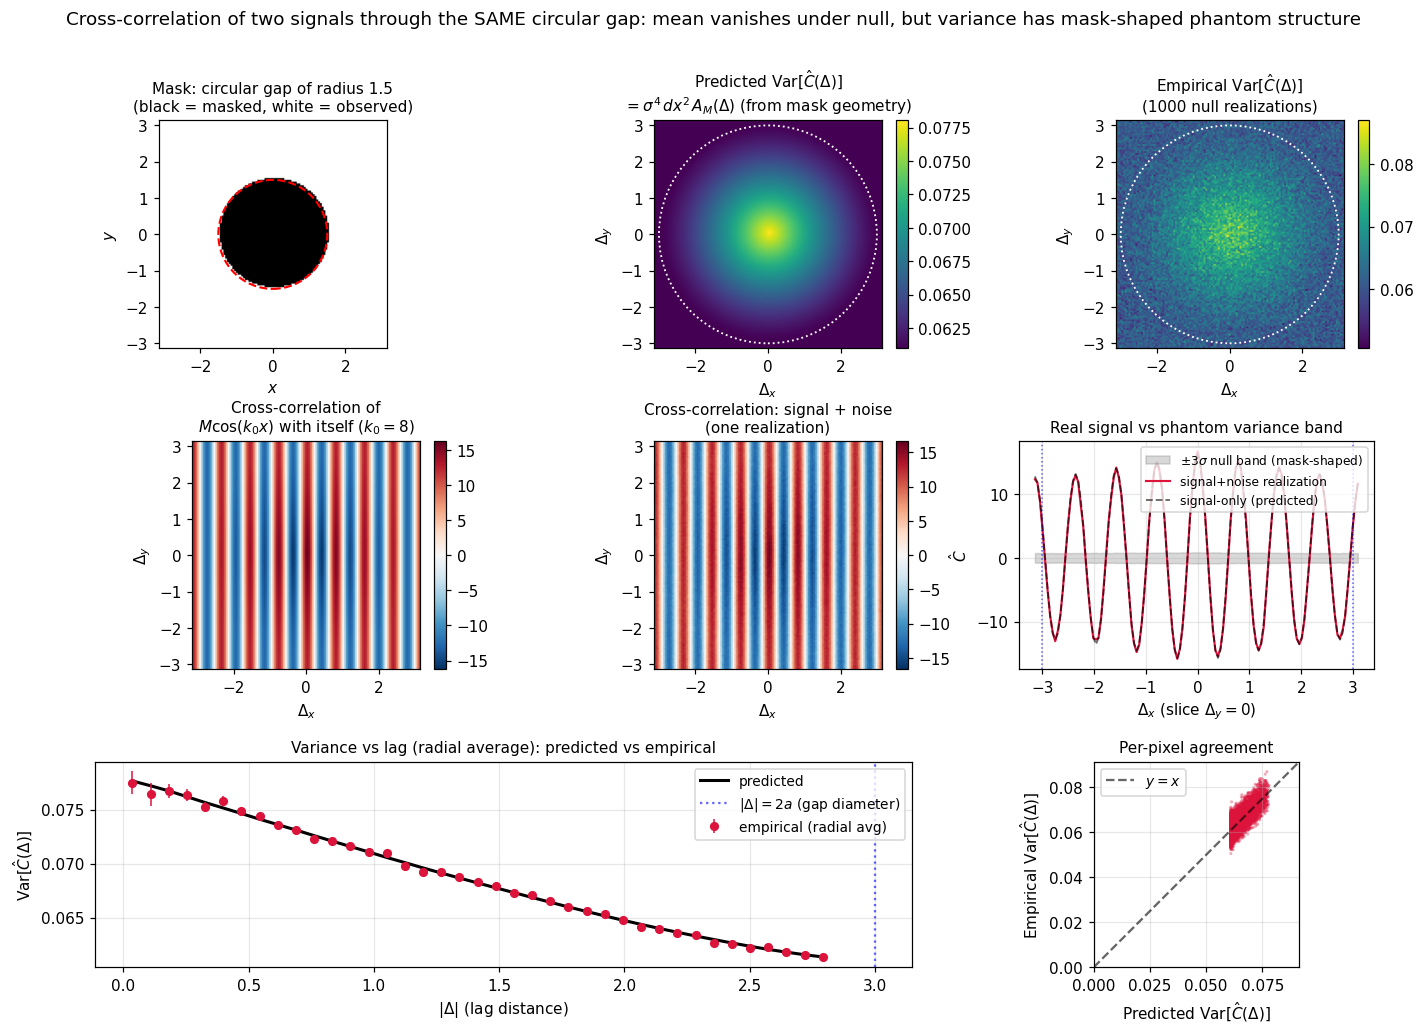

Recreate this plot in Python.
"""
Cross-correlation of two signals through the same circular gap.

This is the 2D version of the §6 common-mask regime in
common_mask_correlation.md. Setup matches the scattering doc:
    - 2D periodic domain [-pi, pi]^2
    - Circular gap, same as in scattering_analogy.ipynb
    - Two INDEPENDENT noise fields y^(1), y^(2), both observed through
      the SAME circular gap.

Compute the spatial cross-correlation
    Chat(Delta) = integral M(x) y1(x) M(x+Delta) y2(x+Delta) dx
as a function of 2D lag Delta = (Delta_x, Delta_y).

Under the NULL (independent fields, no coherent source):
    E[Chat(Delta)] = 0
    Var[Chat(Delta)] = sigma^4 * dx^2 * A_M(Delta)
where A_M(Delta) = integral M(x) M(x+Delta) dx is the 2D mask
autocorrelation.

Even though no real signal is present, the cross-correlation has a
non-uniform variance pattern shaped by the GEOMETRY OF THE GAP. An
analyst applying a uniform threshold across spatial lags will see
preferential triggering at small lags, where A_M is largest. This is
the second-moment phantom in 2D: a STRUCTURED noise pattern that mimics
a coherent source.

For comparison, we also show what a real coherent source looks like
on top of this null pattern.

Output: mf_crosscorr_common_mask.png
"""

import os
import numpy as np
import matplotlib.pyplot as plt
from matplotlib.patches import Circle

OUTPUT_DIR = '/mnt/user-data/outputs'
np.random.seed(42)

# ============================================================
# 2D SETUP (matching scattering_analogy.ipynb)
# ============================================================

N = 128
L = 2 * np.pi
dx = L / N
x = np.linspace(-L/2, L/2, N, endpoint=False)
y = np.linspace(-L/2, L/2, N, endpoint=False)
X, Y = np.meshgrid(x, y, indexing='ij')

# Circular gap
gap_radius = 1.5      # larger gap so the variance pattern is clearly visible
                      # (~18% of domain area; A_M ratio ~ 1.3)
in_gap = X**2 + Y**2 < gap_radius**2
M = (~in_gap).astype(float)

# White Gaussian noise (deferring whitening to a separate step;
# for the §6 second-moment phantom the cleanest case is white noise
# already; the colored-noise case adds the W(k)^2 reweighting from
# the previous figure).
sigma_n = 1.0

# ============================================================
# PREDICTED VARIANCE MAP (FRAMEWORK)
# ============================================================
# Var[Chat(Delta)] = sigma^4 * dx^2 * A_M(Delta)
# where A_M(Delta) = dx^2 * sum_x M(x) M(x+Delta).
# Use FFT for the autocorrelation: A_M = real(ifft(|fft(M)|^2)) * dx^2.

M_fft = np.fft.fft2(M)
A_M_2d = np.real(np.fft.ifft2(np.abs(M_fft) ** 2)) * dx ** 2
predicted_var = sigma_n ** 4 * dx ** 2 * A_M_2d

print(f"Setup:")
print(f"  Domain: {N}x{N} on [-pi,pi]^2, dx = {dx:.4f}")
print(f"  Circular gap of radius {gap_radius}")
print(f"  Unmasked area = {M.sum() * dx**2:.4f}")
print(f"  Mask area = {(1-M).sum() * dx**2:.4f}")
print(f"  A_M(0) = {A_M_2d[0,0]:.4f} (= unmasked area)")
print(f"  A_M(infty) plateau = {A_M_2d[N//2, N//2]:.4f}")

# ============================================================
# EMPIRICAL VARIANCE FROM MANY REALIZATIONS (NULL)
# ============================================================

n_real = 1000
sum_C = np.zeros((N, N))
sum_C_sq = np.zeros((N, N))

for k in range(n_real):
    n1 = sigma_n * np.random.randn(N, N)
    n2 = sigma_n * np.random.randn(N, N)
    y1 = M * n1
    y2 = M * n2
    # Cross-correlation as function of 2D lag, via FFT:
    # Chat(Delta) = integral y1(x) y2(x+Delta) dx ~ ifft(conj(Y1) * Y2) * dx^2
    Y1 = np.fft.fft2(y1)
    Y2 = np.fft.fft2(y2)
    C = np.real(np.fft.ifft2(np.conj(Y1) * Y2)) * dx ** 2
    sum_C += C
    sum_C_sq += C ** 2
    if (k + 1) % 100 == 0:
        print(f"  realization {k+1}/{n_real}")

mean_C = sum_C / n_real
empirical_var = sum_C_sq / n_real - mean_C ** 2

# ============================================================
# CROSS-CORRELATION WITH A REAL COHERENT SIGNAL
# ============================================================
# Add the same plane-wave-like signal cos(k_0 x) to BOTH streams.
# Result: cross-correlation has a real peak structure at lag = 0
# (oscillating along Delta_x as cos(k_0 Delta_x)) on top of the
# null variance pattern.

k_0 = 8.0
signal = 1.0 * np.cos(k_0 * X)
y1_sig = M * (signal + sigma_n * np.random.randn(N, N))
y2_sig = M * (signal + sigma_n * np.random.randn(N, N))
Y1_sig = np.fft.fft2(y1_sig)
Y2_sig = np.fft.fft2(y2_sig)
C_with_signal = np.real(np.fft.ifft2(np.conj(Y1_sig) * Y2_sig)) * dx ** 2

# Predicted signal cross-correlation (no noise, just signal):
y1_signal_only = M * signal
y2_signal_only = M * signal
Y1_so = np.fft.fft2(y1_signal_only)
Y2_so = np.fft.fft2(y2_signal_only)
C_predicted_signal = np.real(np.fft.ifft2(np.conj(Y1_so) * Y2_so)) * dx ** 2

# ============================================================
# FIGURE
# ============================================================

# Lag axes (centered at zero after fftshift)
lag_axis = np.fft.fftshift(np.fft.fftfreq(N, d=1) * L)
predicted_var_c = np.fft.fftshift(predicted_var)
empirical_var_c = np.fft.fftshift(empirical_var)
mean_C_c = np.fft.fftshift(mean_C)
C_with_signal_c = np.fft.fftshift(C_with_signal)
C_predicted_signal_c = np.fft.fftshift(C_predicted_signal)

# 2D lag-distance for radial averaging
DLX, DLY = np.meshgrid(lag_axis, lag_axis, indexing='ij')
delta_r = np.sqrt(DLX ** 2 + DLY ** 2)

fig = plt.figure(figsize=(15, 10))
gs = fig.add_gridspec(3, 3, height_ratios=[1, 1, 0.9],
                      hspace=0.42, wspace=0.30)

# Row 1: setup
ax = fig.add_subplot(gs[0, 0])
ax.imshow(M.T, cmap='gray', origin='lower', extent=[-L/2, L/2, -L/2, L/2],
          vmin=0, vmax=1)
ax.add_patch(Circle((0, 0), gap_radius, fill=False, edgecolor='red',
                     linewidth=1.4, linestyle='--'))
ax.set_title(f'Mask: circular gap of radius {gap_radius}\n'
             '(black = masked, white = observed)', fontsize=10)
ax.set_xlabel('$x$'); ax.set_ylabel('$y$')

ax = fig.add_subplot(gs[0, 1])
im = ax.imshow(predicted_var_c.T, cmap='viridis', origin='lower',
               extent=[-L/2, L/2, -L/2, L/2])
ax.add_patch(Circle((0, 0), 2 * gap_radius, fill=False, edgecolor='white',
                     linewidth=1.2, linestyle=':'))
ax.set_title(r'Predicted Var[$\hat C(\Delta)$]'
             '\n' r'$= \sigma^4\,dx^2\,A_M(\Delta)$ (from mask geometry)',
             fontsize=10)
ax.set_xlabel(r'$\Delta_x$'); ax.set_ylabel(r'$\Delta_y$')
plt.colorbar(im, ax=ax, fraction=0.045, pad=0.04)

ax = fig.add_subplot(gs[0, 2])
im = ax.imshow(empirical_var_c.T, cmap='viridis', origin='lower',
               extent=[-L/2, L/2, -L/2, L/2])
ax.add_patch(Circle((0, 0), 2 * gap_radius, fill=False, edgecolor='white',
                     linewidth=1.2, linestyle=':'))
ax.set_title(f'Empirical Var[$\\hat C(\\Delta)$]\n'
             f'({n_real} null realizations)', fontsize=10)
ax.set_xlabel(r'$\Delta_x$'); ax.set_ylabel(r'$\Delta_y$')
plt.colorbar(im, ax=ax, fraction=0.045, pad=0.04)

# Row 2: with a real coherent source
ax = fig.add_subplot(gs[1, 0])
vmax = np.abs(C_predicted_signal_c).max()
im = ax.imshow(C_predicted_signal_c.T, cmap='RdBu_r',
               vmin=-vmax, vmax=vmax, origin='lower',
               extent=[-L/2, L/2, -L/2, L/2])
ax.set_title(f'Cross-correlation of\n$M\\cos(k_0 x)$ with itself ($k_0={int(k_0)}$)',
             fontsize=10)
ax.set_xlabel(r'$\Delta_x$'); ax.set_ylabel(r'$\Delta_y$')
plt.colorbar(im, ax=ax, fraction=0.045, pad=0.04)

ax = fig.add_subplot(gs[1, 1])
vmax2 = np.abs(C_with_signal_c).max()
im = ax.imshow(C_with_signal_c.T, cmap='RdBu_r',
               vmin=-vmax2, vmax=vmax2, origin='lower',
               extent=[-L/2, L/2, -L/2, L/2])
ax.set_title('Cross-correlation: signal + noise\n(one realization)', fontsize=10)
ax.set_xlabel(r'$\Delta_x$'); ax.set_ylabel(r'$\Delta_y$')
plt.colorbar(im, ax=ax, fraction=0.045, pad=0.04)

# Phantom-vs-real: show a 1D slice through Delta_y=0 of:
#   (a) empirical null variance (the phantom shape), as +/- 1-sigma band
#   (b) signal cross-correlation
ax = fig.add_subplot(gs[1, 2])
center = N // 2
sigma_band = np.sqrt(empirical_var_c[:, center])
ax.fill_between(lag_axis, -3 * sigma_band, 3 * sigma_band, color='gray',
                alpha=0.30,
                label=r'$\pm 3\sigma$ null band (mask-shaped)')
ax.plot(lag_axis, C_with_signal_c[:, center], color='crimson', linewidth=1.4,
        label='signal+noise realization')
ax.plot(lag_axis, C_predicted_signal_c[:, center], color='black',
        linewidth=1.2, linestyle='--', alpha=0.6,
        label='signal-only (predicted)')
ax.axvline(2 * gap_radius, color='blue', linestyle=':', alpha=0.6,
           linewidth=1)
ax.axvline(-2 * gap_radius, color='blue', linestyle=':', alpha=0.6,
           linewidth=1)
ax.set_xlabel(r'$\Delta_x$ (slice $\Delta_y=0$)')
ax.set_ylabel(r'$\hat C$')
ax.set_title('Real signal vs phantom variance band', fontsize=10)
ax.legend(loc='upper right', fontsize=8)
ax.grid(alpha=0.3)

# Row 3: radial profile + per-pixel scatter (bottom-spanning row)
ax = fig.add_subplot(gs[2, 0:2])
# Bin by radius
r_edges = np.linspace(0, L * 0.45, 40)
r_centers = (r_edges[:-1] + r_edges[1:]) / 2
pred_rad, emp_rad, emp_se = [], [], []
for i in range(len(r_edges) - 1):
    mask_bin = (delta_r >= r_edges[i]) & (delta_r < r_edges[i + 1])
    if mask_bin.any():
        pred_rad.append(predicted_var_c[mask_bin].mean())
        v = empirical_var_c[mask_bin]
        emp_rad.append(v.mean())
        emp_se.append(v.std() / np.sqrt(len(v)))
    else:
        pred_rad.append(np.nan)
        emp_rad.append(np.nan)
        emp_se.append(np.nan)
pred_rad = np.array(pred_rad)
emp_rad = np.array(emp_rad)
emp_se = np.array(emp_se)

ax.plot(r_centers, pred_rad, color='black', linewidth=2.0, label='predicted',
        zorder=3)
ax.errorbar(r_centers, emp_rad, yerr=emp_se, fmt='o', color='crimson',
            markersize=5, linewidth=1, label='empirical (radial avg)',
            zorder=4)
ax.axvline(2 * gap_radius, color='blue', linestyle=':', alpha=0.6,
           label=r'$|\Delta| = 2 a$ (gap diameter)')
ax.set_xlabel(r'$|\Delta|$ (lag distance)')
ax.set_ylabel(r'Var[$\hat C(\Delta)$]')
ax.set_title('Variance vs lag (radial average): predicted vs empirical',
             fontsize=10)
ax.legend(loc='upper right', fontsize=9)
ax.grid(alpha=0.3)

# Right: per-pixel scatter
ax = fig.add_subplot(gs[2, 2])
ax.scatter(predicted_var_c.ravel(), empirical_var_c.ravel(),
           alpha=0.35, s=4, color='crimson', edgecolors='none')
diag_max = max(predicted_var_c.max(), empirical_var_c.max()) * 1.05
ax.plot([0, diag_max], [0, diag_max], color='black',
        linestyle='--', alpha=0.6, label=r'$y = x$')
ax.set_xlabel('Predicted Var$[\\hat C(\\Delta)]$')
ax.set_ylabel('Empirical Var$[\\hat C(\\Delta)]$')
ax.set_title('Per-pixel agreement', fontsize=10)
ax.set_xlim(0, diag_max); ax.set_ylim(0, diag_max)
ax.set_aspect('equal')
ax.legend(loc='upper left', fontsize=9)
ax.grid(alpha=0.3)

plt.suptitle('Cross-correlation of two signals through the SAME circular gap: '
             'mean vanishes under null, but variance has mask-shaped phantom structure',
             fontsize=12)
plt.tight_layout(rect=[0, 0, 1, 0.96])
plt.savefig(f'{OUTPUT_DIR}/mf_crosscorr_common_mask.png', dpi=110,
            bbox_inches='tight')
plt.close()
print(f"\nSaved {OUTPUT_DIR}/mf_crosscorr_common_mask.png")

# Verification
significant = predicted_var_c > predicted_var_c.max() * 0.01
mean_rel_err = np.mean(np.abs(empirical_var_c[significant] -
                                 predicted_var_c[significant]) /
                         predicted_var_c[significant])
max_var_ratio = predicted_var_c.max() / predicted_var_c[predicted_var_c > 0].min()
print(f"\nVerification:")
print(f"  Mean relative error (per pixel, significant region): "
      f"{mean_rel_err:.4e}")
print(f"  Variance ratio max/min across lag space: {max_var_ratio:.3f}")
print(f"  Pearson r: {np.corrcoef(predicted_var_c.ravel(), empirical_var_c.ravel())[0,1]:.4f}")
